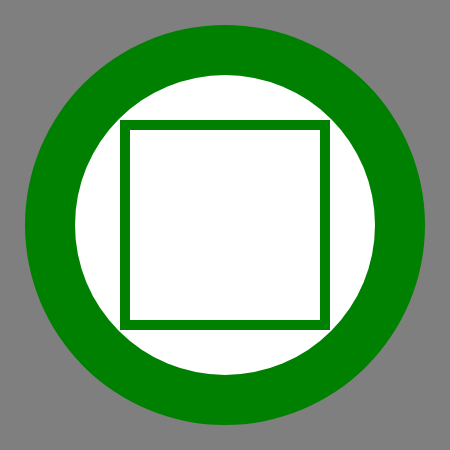
Frame 1 (no input)
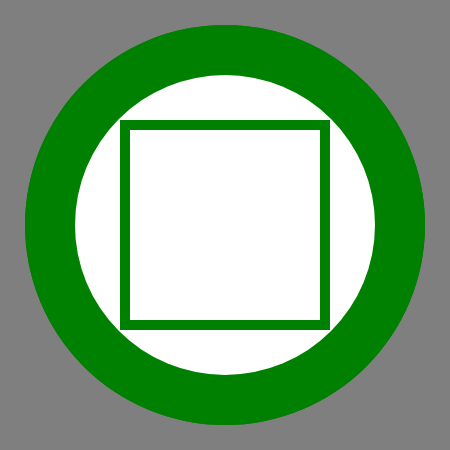
Frame 2 (the mouse pressed at the canvas centre, redrawn once)

The p5.js sketch that drew these frames (run headless with seeded random() and noise() and a simulated clock; the mouse was pressed at the canvas centre and the sketch redrawn once):

// p5.js sketch
// ── sketch.js
function setup() {
  createCanvas(450,450);
  background(127);
  noLoop();
}

function draw() {
  const radius = 200;
  
  noStroke();
  fill('green');
  ellipse(radius+25, radius+25, 2*radius);

  const radius2 = 150;
  fill(255);
  noStroke(0);
  ellipse(radius+25, radius+25, 2*radius2);

  /* 
  Als je de twee ellipse() functies omwisselt zal de kleinere ellips eerder worden getekend dan de grotere waardoor de kleinere ellips onder
  de grotere ellips komt. Hierdoor zal je een volledig witte cirkel zien (als je de fill's niet mee omwisseld).
  */
  
  stroke(0, 128, 0);
  fill(255);
  strokeWeight(10);
  rect(125,125,200,200);  
}
